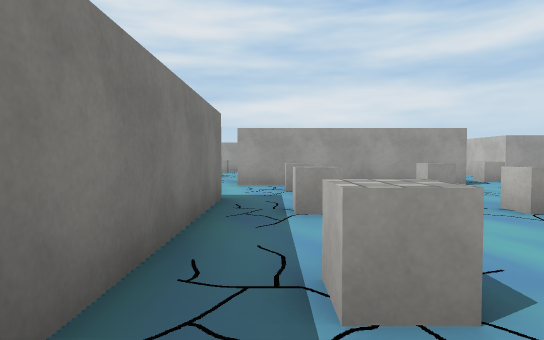
view 1 (above)

16 first-person views from a walk through a 3-D level made in the Unity game engine. The camera is 1.2 m above the floor, tilts 2° down and sees 75° across. The floor is counted in squares, 2 m on a side. Each view is taken from the middle of a square. On the plan, view 1 faces up. The plan holds only what a view shows up to about 10 squares ahead; the rest is blank. The place goes on beyond the plan. The player is left out. Some surface patterns are stand-ins.

view 2
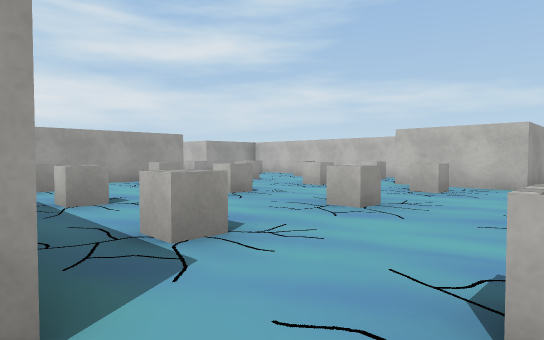

view 3
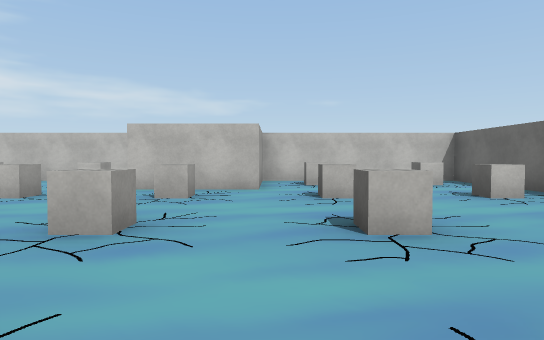

view 4
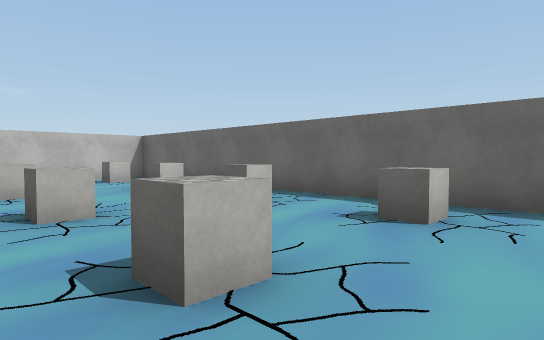

view 5
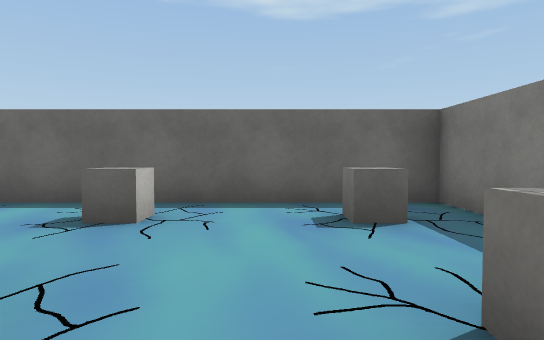

view 6
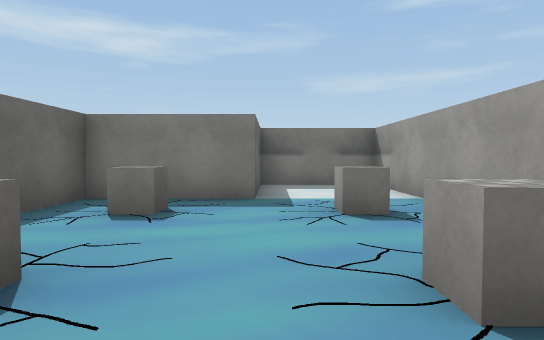

view 7
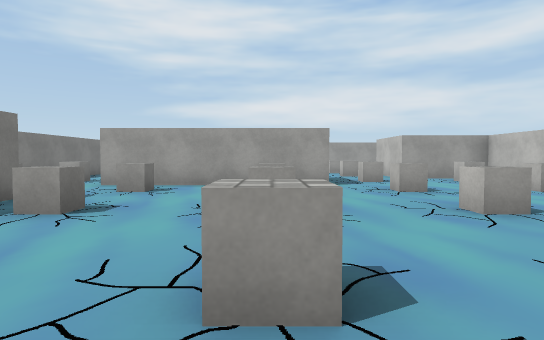

view 8
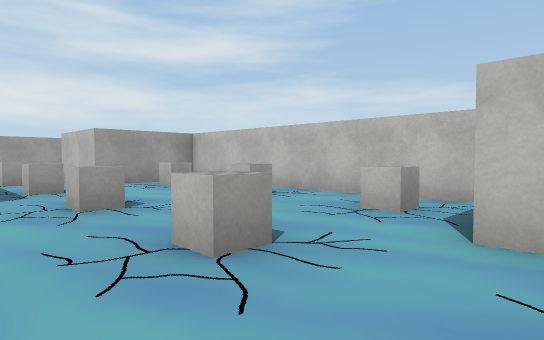

view 9
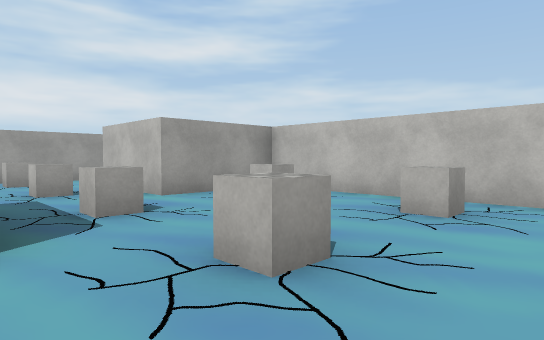

view 10
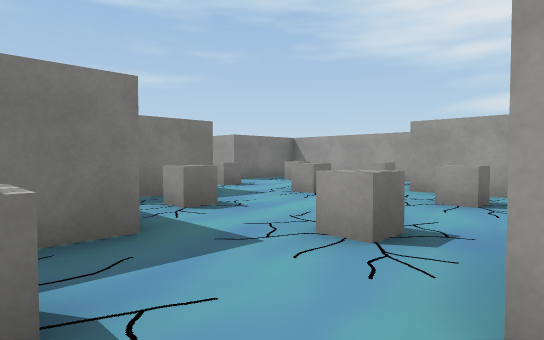

view 11
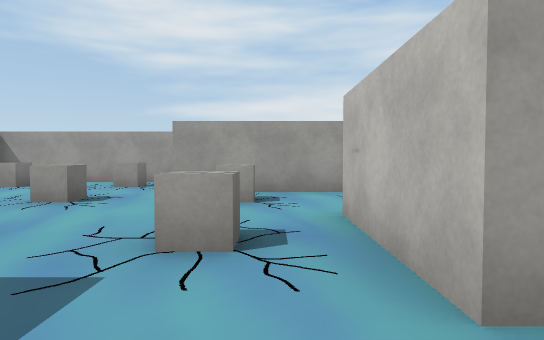

view 12
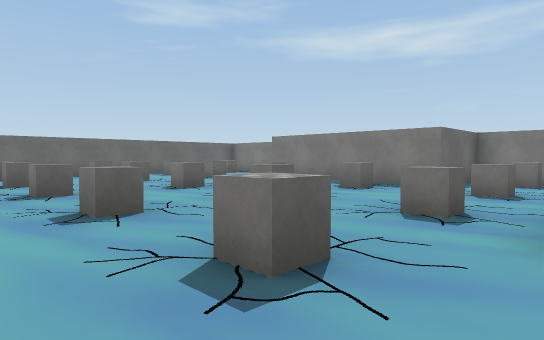

view 13
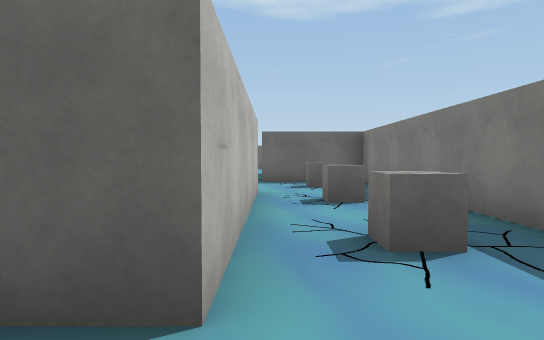

view 14
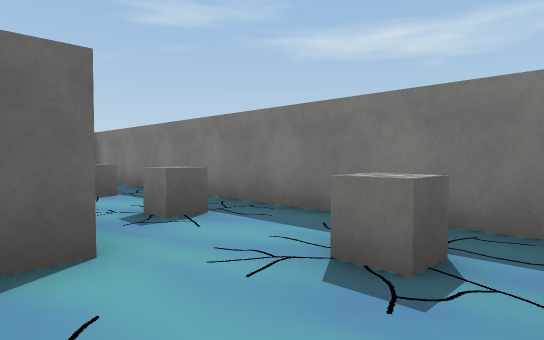

view 15
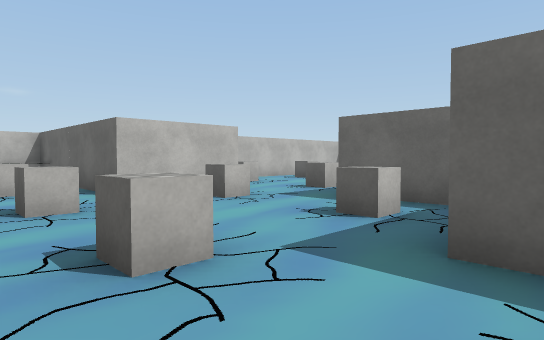

view 16
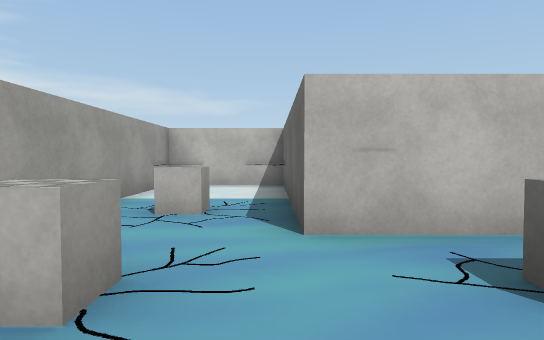

### Floor plan
Ten units are one square. View 1 is at (0, 0); x grows to the right and y downward. Boxes are objects, and circles mark ways between rooms. Rooms are numbered by the first view taken in them; rooms with no view inside come last. Other rooms are left out.
<svg viewBox="-62 -183 184 236">
<path fill="none" stroke="#000" d="M-6 -3 -57 -3 -57 22 -33 22 -33 48 93 48 93 -3 68 -3 68 -28M93 -34 93 -102 68 -102M44 -77 -8 -77M-7 -53 -7 -9M43 -102 43 -92M25 -102 43 -102M36 -178 -8 -178M-33 -146 -33 -53 -7 -53M68 -102 68 -127 117 -127 117 -152 42 -152M-8 -80 -8 -127 18 -127 18 -114"/>
<rect x="-25" y="25" width="10" height="10" fill="#bbb"><title>other object</title></rect>
<rect x="-25" y="5" width="10" height="10" fill="#bbb"><title>other object</title></rect>
<rect x="-5" y="-25" width="10" height="20" fill="#bbb"><title>other object</title></rect>
<rect x="-5" y="-45" width="10" height="10" fill="#bbb"><title>other object</title></rect>
<rect x="5" y="25" width="10" height="10" fill="#bbb"><title>other object</title></rect>
<rect x="5" y="5" width="10" height="10" fill="#bbb"><title>other object</title></rect>
<rect x="5" y="-75" width="10" height="10" fill="#bbb"><title>other object</title></rect>
<rect x="25" y="25" width="10" height="10" fill="#bbb"><title>other object</title></rect>
<rect x="25" y="5" width="10" height="10" fill="#bbb"><title>other object</title></rect>
<rect x="25" y="-25" width="10" height="10" fill="#bbb"><title>other object</title></rect>
<rect x="25" y="-45" width="10" height="10" fill="#bbb"><title>other object</title></rect>
<rect x="25" y="-75" width="10" height="10" fill="#bbb"><title>other object</title></rect>
<rect x="45" y="-95" width="10" height="10" fill="#bbb"><title>other object</title></rect>
<rect x="55" y="25" width="10" height="10" fill="#bbb"><title>other object</title></rect>
<rect x="55" y="5" width="10" height="10" fill="#bbb"><title>other object</title></rect>
<rect x="55" y="-25" width="10" height="20" fill="#bbb"><title>other object</title></rect>
<rect x="55" y="-45" width="10" height="10" fill="#bbb"><title>other object</title></rect>
<rect x="55" y="-75" width="10" height="10" fill="#bbb"><title>other object</title></rect>
<rect x="75" y="25" width="10" height="10" fill="#bbb"><title>other object</title></rect>
<rect x="75" y="5" width="10" height="10" fill="#bbb"><title>other object</title></rect>
<rect x="75" y="-45" width="10" height="10" fill="#bbb"><title>other object</title></rect>
<rect x="75" y="-75" width="10" height="10" fill="#bbb"><title>other object</title></rect>
<rect x="75" y="-95" width="10" height="10" fill="#bbb"><title>other object</title></rect>
<rect x="-25" y="-75" width="10" height="10" fill="#bbb"><title>other object</title></rect>
<rect x="-25" y="-95" width="10" height="10" fill="#bbb"><title>other object</title></rect>
<rect x="-25" y="-125" width="10" height="20" fill="#bbb"><title>other object</title></rect>
<rect x="-25" y="-145" width="10" height="10" fill="#bbb"><title>other object</title></rect>
<rect x="-5" y="-175" width="10" height="20" fill="#bbb"><title>other object</title></rect>
<rect x="5" y="-145" width="10" height="10" fill="#bbb"><title>other object</title></rect>
<rect x="25" y="-125" width="10" height="20" fill="#bbb"><title>other object</title></rect>
<rect x="25" y="-145" width="10" height="10" fill="#bbb"><title>other object</title></rect>
<rect x="25" y="-175" width="10" height="20" fill="#bbb"><title>other object</title></rect>
<rect x="55" y="-125" width="10" height="20" fill="#bbb"><title>other object</title></rect>
<rect x="55" y="-145" width="10" height="10" fill="#bbb"><title>other object</title></rect>
<rect x="75" y="-145" width="10" height="10" fill="#bbb"><title>other object</title></rect>
<circle cx="-10" cy="-65" r="3" fill="#2a7"/>
<circle cx="55" cy="-110" r="3" fill="#2a7"/>
<text x="40" y="-20">1</text>
<text x="20" y="-130">2</text>
</svg>
Room 1 opens to room 2.

Where each view was taken, in squares from view 1:
view 1: 0 up, 0 right, facing up
view 2: 1 down, 1 left, facing up-right
view 3: 0 up, 0 right, facing right
view 4: 0 up, 1 left, facing down-right
view 5: 0 up, 1 left, facing down
view 6: 2 down, 2 right, facing left
view 7: 0 up, 3 right, facing up
view 8: 2 up, 4 right, facing up-right
view 9: 5 up, 4 right, facing up-right
view 10: 9 up, 7 right, facing up-left
view 11: 9 up, 6 right, facing up
view 12: 8 up, 7 right, facing down-left
view 13: 14 up, 1 left, facing down
view 14: 15 up, 0 right, facing down-left
view 15: 15 up, 1 right, facing down-right
view 16: 13 up, 4 right, facing right
